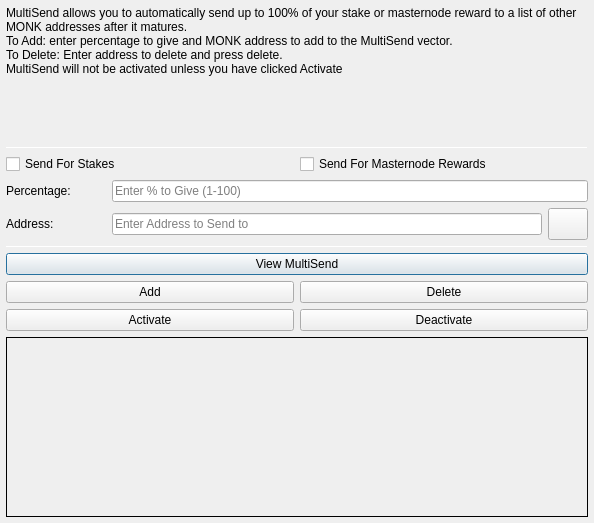
<?xml version="1.0" encoding="UTF-8"?>
<ui version="4.0">
 <class>MultiSendDialog</class>
 <widget class="QDialog" name="MultiSendDialog">
  <property name="windowModality">
   <enum>Qt::NonModal</enum>
  </property>
  <property name="geometry">
   <rect>
    <x>0</x>
    <y>0</y>
    <width>594</width>
    <height>523</height>
   </rect>
  </property>
  <property name="windowTitle">
   <string>MultiSend</string>
  </property>
  <layout class="QVBoxLayout" name="verticalLayout" stretch="0">
   <property name="leftMargin">
    <number>6</number>
   </property>
   <property name="topMargin">
    <number>6</number>
   </property>
   <property name="rightMargin">
    <number>6</number>
   </property>
   <property name="bottomMargin">
    <number>6</number>
   </property>
   <item>
    <layout class="QVBoxLayout" name="verticalLayout_Main" stretch="1,1,1,1,1,1">
     <item>
      <widget class="QLabel" name="label_2">
       <property name="lineWidth">
        <number>1</number>
       </property>
       <property name="text">
        <string>MultiSend allows you to automatically send up to 100% of your stake or masternode reward to a list of other MONK addresses after it matures.
To Add: enter percentage to give and MONK address to add to the MultiSend vector.
To Delete: Enter address to delete and press delete.
MultiSend will not be activated unless you have clicked Activate</string>
       </property>
       <property name="alignment">
        <set>Qt::AlignLeading|Qt::AlignLeft|Qt::AlignTop</set>
       </property>
       <property name="wordWrap">
        <bool>true</bool>
       </property>
      </widget>
     </item>
     <item>
      <widget class="Line" name="line">
       <property name="minimumSize">
        <size>
         <width>0</width>
         <height>1</height>
        </size>
       </property>
       <property name="maximumSize">
        <size>
         <width>16777215</width>
         <height>1</height>
        </size>
       </property>
       <property name="orientation">
        <enum>Qt::Horizontal</enum>
       </property>
      </widget>
     </item>
     <item>
      <layout class="QVBoxLayout" name="verticalLayout_Settings">
       <item>
        <layout class="QHBoxLayout" name="horizontalLayout">
         <item>
          <widget class="QCheckBox" name="multiSendStakeCheckBox">
           <property name="text">
            <string>Send For Stakes</string>
           </property>
          </widget>
         </item>
         <item>
          <widget class="QCheckBox" name="multiSendMasternodeCheckBox">
           <property name="text">
            <string>Send For Masternode Rewards</string>
           </property>
          </widget>
         </item>
        </layout>
       </item>
       <item>
        <layout class="QHBoxLayout" name="horizontalLayout_6">
         <item>
          <widget class="QLabel" name="label">
           <property name="minimumSize">
            <size>
             <width>100</width>
             <height>0</height>
            </size>
           </property>
           <property name="toolTip">
            <string>Percentage of stake to send</string>
           </property>
           <property name="text">
            <string>Percentage:</string>
           </property>
          </widget>
         </item>
         <item>
          <widget class="QLineEdit" name="multiSendPercentEdit">
           <property name="toolTip">
            <string>Enter whole numbers 1 - 100</string>
           </property>
           <property name="placeholderText">
            <string>Enter % to Give (1-100)</string>
           </property>
          </widget>
         </item>
        </layout>
       </item>
       <item>
        <layout class="QHBoxLayout" name="horizontalLayout_7">
         <item>
          <widget class="QLabel" name="label_5">
           <property name="minimumSize">
            <size>
             <width>100</width>
             <height>0</height>
            </size>
           </property>
           <property name="toolTip">
            <string>Address to send portion of stake to</string>
           </property>
           <property name="text">
            <string>Address:</string>
           </property>
          </widget>
         </item>
         <item>
          <widget class="QLineEdit" name="multiSendAddressEdit">
           <property name="toolTip">
            <string/>
           </property>
           <property name="placeholderText">
            <string>Enter Address to Send to</string>
           </property>
          </widget>
         </item>
         <item>
          <widget class="QPushButton" name="addressBookButton">
           <property name="maximumSize">
            <size>
             <width>16777215</width>
             <height>32</height>
            </size>
           </property>
           <property name="toolTip">
            <string>Choose an address from the address book</string>
           </property>
           <property name="text">
            <string/>
           </property>
           <property name="icon">
            <iconset resource="../monkey.qrc">
             <normaloff>:/icons/address-book</normaloff>:/icons/address-book</iconset>
           </property>
           <property name="shortcut">
            <string>Alt+A</string>
           </property>
           <property name="autoDefault">
            <bool>false</bool>
           </property>
          </widget>
         </item>
        </layout>
       </item>
      </layout>
     </item>
     <item>
      <widget class="Line" name="line_2">
       <property name="minimumSize">
        <size>
         <width>0</width>
         <height>1</height>
        </size>
       </property>
       <property name="maximumSize">
        <size>
         <width>16777215</width>
         <height>1</height>
        </size>
       </property>
       <property name="orientation">
        <enum>Qt::Horizontal</enum>
       </property>
      </widget>
     </item>
     <item>
      <layout class="QVBoxLayout" name="verticalLayout_Buttons">
       <item>
        <layout class="QHBoxLayout" name="horizontalLayout_4">
         <item>
          <widget class="QPushButton" name="viewButton">
           <property name="toolTip">
            <string/>
           </property>
           <property name="statusTip">
            <string>View MultiSend Vector</string>
           </property>
           <property name="text">
            <string>View MultiSend</string>
           </property>
          </widget>
         </item>
        </layout>
       </item>
       <item>
        <layout class="QHBoxLayout" name="horizontalLayout_2">
         <item>
          <widget class="QPushButton" name="addButton">
           <property name="toolTip">
            <string/>
           </property>
           <property name="statusTip">
            <string>Add to MultiSend Vector</string>
           </property>
           <property name="text">
            <string>Add</string>
           </property>
          </widget>
         </item>
         <item>
          <widget class="QPushButton" name="deleteButton">
           <property name="toolTip">
            <string/>
           </property>
           <property name="statusTip">
            <string>Delete Address From MultiSend Vector</string>
           </property>
           <property name="text">
            <string>Delete</string>
           </property>
          </widget>
         </item>
        </layout>
       </item>
       <item>
        <layout class="QHBoxLayout" name="horizontalLayout_5">
         <item>
          <widget class="QPushButton" name="activateButton">
           <property name="statusTip">
            <string>Activate MultiSend</string>
           </property>
           <property name="text">
            <string>Activate</string>
           </property>
          </widget>
         </item>
         <item>
          <widget class="QPushButton" name="disableButton">
           <property name="statusTip">
            <string>Deactivate MultiSend</string>
           </property>
           <property name="text">
            <string>Deactivate</string>
           </property>
          </widget>
         </item>
        </layout>
       </item>
      </layout>
     </item>
     <item>
      <widget class="QLabel" name="message">
       <property name="minimumSize">
        <size>
         <width>0</width>
         <height>180</height>
        </size>
       </property>
       <property name="frameShape">
        <enum>QFrame::Panel</enum>
       </property>
       <property name="frameShadow">
        <enum>QFrame::Plain</enum>
       </property>
       <property name="lineWidth">
        <number>1</number>
       </property>
       <property name="midLineWidth">
        <number>1</number>
       </property>
       <property name="text">
        <string/>
       </property>
       <property name="alignment">
        <set>Qt::AlignLeading|Qt::AlignLeft|Qt::AlignTop</set>
       </property>
       <property name="wordWrap">
        <bool>true</bool>
       </property>
      </widget>
     </item>
    </layout>
   </item>
  </layout>
 </widget>
 <resources>
  <include location="../monkey.qrc"/>
 </resources>
 <connections/>
</ui>
